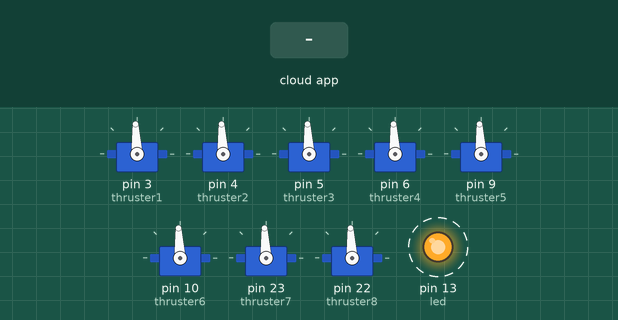
Bench run of a sketch on a simulated Arduino Mega 2560, built with avr-gcc and run on an emulated ATmega2560. Shown: 8 × servo, output pins drawn as LEDs (lit = HIGH). Dashed ring = blinking. The inputs (shaded band) are chosen by the test bench. The ROS host is connected and sends only what is stated.

Above: at 2.27 s.
2.3 s: the phone or cloud app sets thruster_cmd1 to 45
At 2.47 s:
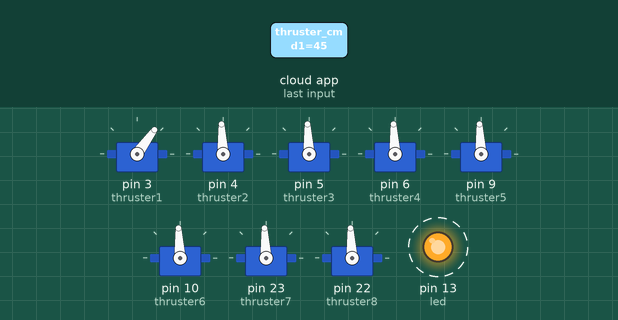
5.3 s: the phone or cloud app sets thruster_cmd2 to 45
At 5.53 s:
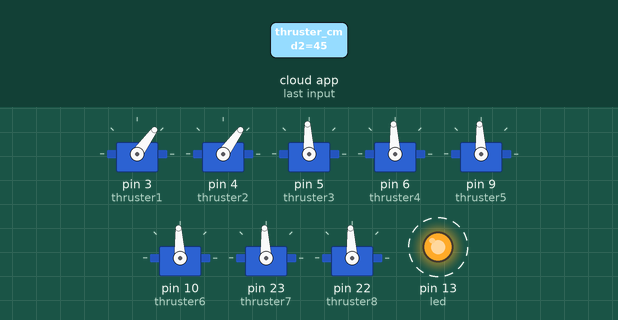
8.3 s: the phone or cloud app sets thruster_cmd3 to 45
At 8.58 s:
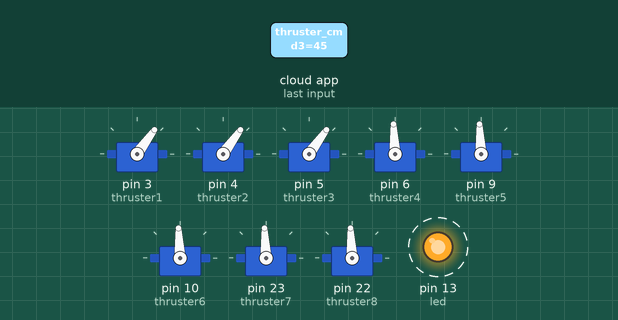
11.3 s: the phone or cloud app sets thruster_cmd4 to 45
At 11.64 s:
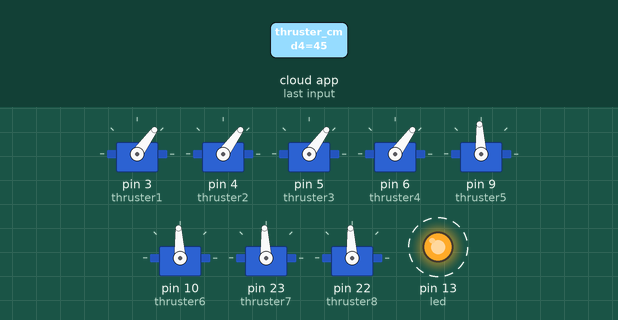
14.3 s: the phone or cloud app sets thruster_cmd5 to 45
At 14.49 s:
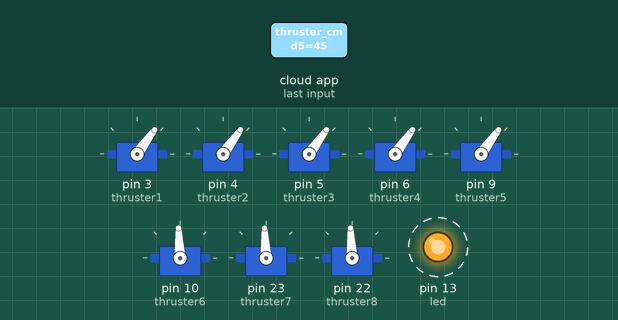
17.3 s: the phone or cloud app sets thruster_cmd6 to 45
At 17.55 s:
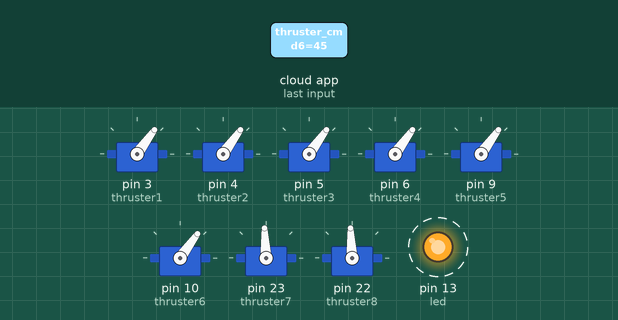
Timing chart, 0 to 21.3 s (numbered marks = the images above; inputs shaded):
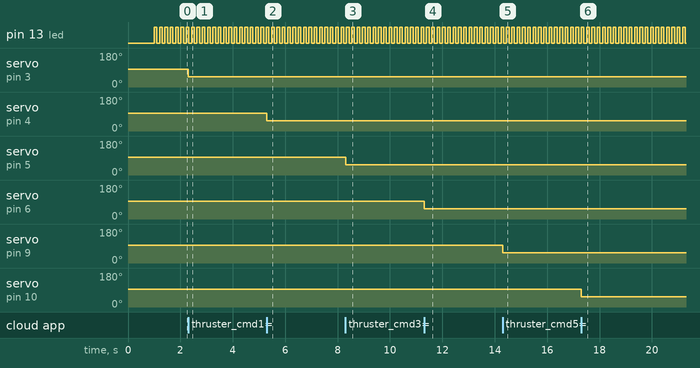

Measured:
- after the input at 2.3 s, servo on pin 3 (thruster1): 93° → 54° at once
- after the input at 5.3 s, servo on pin 4 (thruster2): 93° → 54° at once
- after the input at 8.3 s, servo on pin 5 (thruster3): 93° → 54° at once
- after the input at 11.3 s, servo on pin 6 (thruster4): 93° → 54° at once
- after the input at 14.3 s, servo on pin 9 (thruster5): 93° → 54° at once
- after the input at 17.3 s, servo on pin 10 (thruster6): 93° → 54° at once
- by itself, pin 13 (led): alternates HIGH for 0.10 s and LOW for 0.10 s

The sketch:

thruster_driver_pwm.ino
```cpp
#define TWI_FREQ 12500l // Can be changed to reduce I2C frequency

//#include <Wire.h>
//#include "Arduino_I2C_ESC.h"
#include <ros.h>
#include <std_msgs/Int16.h>
#include <Servo.h>

int led = 13;
// Variables will change:
int ledState = LOW;             // ledState used to set the LED
long previousMillis = 0;        // will store last time LED was updated

// the follow variables is a long because the time, measured in miliseconds,
// will quickly become a bigger number than can be stored in an int.
long interval = 100;           // interval at which to blink (milliseconds)

int speed1 = 1500;
int speed2 = 1500;
int speed3 = 1500;
int speed4 = 1500;
int speed5 = 1500;
int speed6 = 1500;
int speed7 = 1500;
int speed8 = 1500;

Servo thruster1;
Servo thruster2;
Servo thruster3;
Servo thruster4;
Servo thruster5;
Servo thruster6;
Servo thruster7;
Servo thruster8;

ros::NodeHandle  nh;

void thruster_string1( const std_msgs::Int16& thrust_cmd){
  speed1 = thrust_cmd.data;
  if (speed1 == 0){
    speed1 = 1500;
  }
  else if (speed1 >= 1900){
    speed1 = 1900;
  }
  else if (speed1 <= 1100){
    speed1 = 1100;
  }
}

void thruster_string2( const std_msgs::Int16& thrust_cmd){
  speed2 = thrust_cmd.data;
  if (speed2 == 0){
    speed2 = 1500;
  }
  else if (speed2 >= 1900){
    speed2 = 1900;
  }
  else if (speed2 <= 1100){
    speed2 = 1100;
  }
}

void thruster_string3( const std_msgs::Int16& thrust_cmd){
  speed3 = thrust_cmd.data;
  if (speed3 == 0){
    speed3 = 1500;
  }
  else if (speed3 >= 1900){
    speed3 = 1900;
  }
  else if (speed3 <= 1100){
    speed3 = 1100;
  }
}

void thruster_string4( const std_msgs::Int16& thrust_cmd){
  speed4 = thrust_cmd.data;
  if (speed4 == 0){
    speed4 = 1500;
  }
  else if (speed4 >= 1900){
    speed4 = 1900;
  }
  else if (speed4 <= 1100){
    speed4 = 1100;
  }
}

void thruster_string5( const std_msgs::Int16& thrust_cmd){
  speed5 = thrust_cmd.data;
  if (speed5 == 0){
    speed5 = 1500;
  }
  else if (speed5 >= 1900){
    speed5 = 1900;
  }
  else if (speed5 <= 1100){
    speed5 = 1100;
  }
}

void thruster_string6( const std_msgs::Int16& thrust_cmd){
  speed6 = thrust_cmd.data;
  if (speed6 == 0){
    speed6 = 1500;
  }
  else if (speed6 >= 1900){
    speed6 = 1900;
  }
  else if (speed6 <= 1100){
    speed6 = 1100;
  }
}

void thruster_string7( const std_msgs::Int16& thrust_cmd){
  speed7 = thrust_cmd.data;
  if (speed7 == 0){
    speed7 = 1500;
  }
  else if (speed7 >= 1900){
    speed7 = 1900;
  }
  else if (speed7 <= 1100){
    speed7 = 1100;
  }
}

void thruster_string8( const std_msgs::Int16& thrust_cmd){
  speed8 = thrust_cmd.data;
  if (speed8 == 0){
    speed8 = 1500;
  }
  else if (speed8 >= 1900){
    speed8 = 1900;
  }
  else if (speed8 <= 1100){
    speed8 = 1100;
  }
}

ros::Subscriber<std_msgs::Int16> sub1("thruster_cmd1", &thruster_string1 );
ros::Subscriber<std_msgs::Int16> sub2("thruster_cmd2", &thruster_string2 );
ros::Subscriber<std_msgs::Int16> sub3("thruster_cmd3", &thruster_string3 );
ros::Subscriber<std_msgs::Int16> sub4("thruster_cmd4", &thruster_string4 );
ros::Subscriber<std_msgs::Int16> sub5("thruster_cmd5", &thruster_string5 );
ros::Subscriber<std_msgs::Int16> sub6("thruster_cmd6", &thruster_string6 );
ros::Subscriber<std_msgs::Int16> sub7("thruster_cmd7", &thruster_string7 );
ros::Subscriber<std_msgs::Int16> sub8("thruster_cmd8", &thruster_string8 );

void setup() {
  pinMode(led, OUTPUT);
  nh.initNode();
  nh.subscribe(sub1);
  nh.subscribe(sub2);
  nh.subscribe(sub3);
  nh.subscribe(sub4);
  nh.subscribe(sub5);
  nh.subscribe(sub6);
  nh.subscribe(sub7);
  nh.subscribe(sub8);

  thruster1.attach(3);
  thruster2.attach(4);
  thruster3.attach(5);
  thruster4.attach(6);
  thruster5.attach(9);
  thruster6.attach(10);
  thruster7.attach(23);
  thruster8.attach(22);

  thruster1.writeMicroseconds(1500); // send "stop" signal to ESC.
  thruster2.writeMicroseconds(1500); // send "stop" signal to ESC.
  thruster3.writeMicroseconds(1500); // send "stop" signal to ESC.
  thruster4.writeMicroseconds(1500); // send "stop" signal to ESC.
  thruster5.writeMicroseconds(1500); // send "stop" signal to ESC.
  thruster6.writeMicroseconds(1500); // send "stop" signal to ESC.
  thruster7.writeMicroseconds(1500); // send "stop" signal to ESC.
  thruster8.writeMicroseconds(1500); // send "stop" signal to ESC.
  delay(1000); // delay to allow the ESC to recognize the stopped signal
}

void loop() {

  thruster1.writeMicroseconds(speed1);
  thruster2.writeMicroseconds(speed2);
  thruster3.writeMicroseconds(speed3);
  thruster4.writeMicroseconds(speed4);
  thruster5.writeMicroseconds(speed5);
  thruster6.writeMicroseconds(speed6);
  thruster7.writeMicroseconds(speed7);
  thruster8.writeMicroseconds(speed8);

  unsigned long currentMillis = millis();

  if(currentMillis - previousMillis > interval) {
    // save the last time you blinked the LED
    previousMillis = currentMillis;

    // if the LED is off turn it on and vice-versa:
    if (ledState == LOW)
      ledState = HIGH;
    else
      ledState = LOW;

    // set the LED with the ledState of the variable:
    digitalWrite(led, ledState);
  }

  nh.spinOnce();
  //delay(250);

}
```
